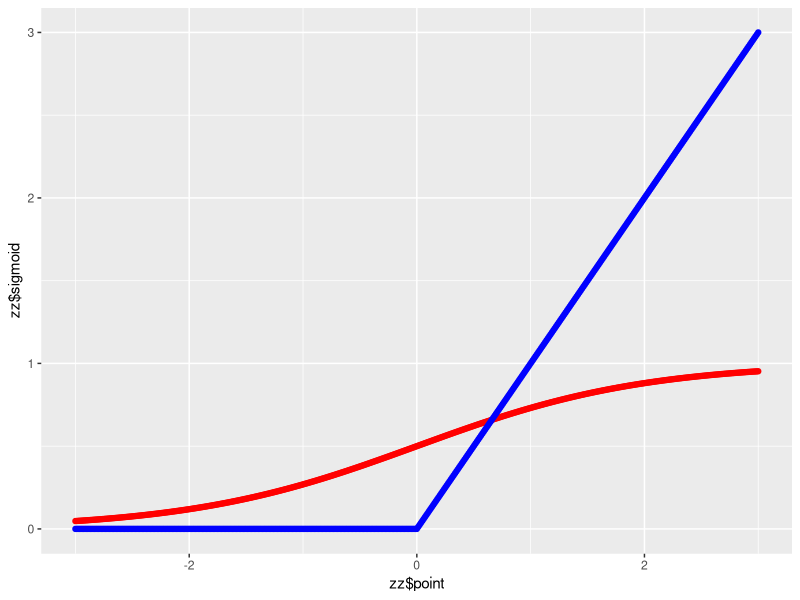

Recreate this plot in R.
library("ggplot2")

x <- seq(-3, 3, length.out = 501)

sigmoid <- function(x){
  y = exp(-x)
  return(data.frame(sigmoid=1/(1+y), point=x))
}

zz <- sigmoid(x)
relu <- function(x){
  y = c(length(x))
  y[x<0]=0
  y[x>=0]=x[x>=0]
  return(data.frame(relu=y, point=x))
}

zz <- merge(zz,relu(x), by="point")

#sigmoid plot
a <- ggplot(zz)+geom_point(aes(y=zz$sigmoid, x=zz$point), color="red")

#relu plot
a <- a+geom_point(aes(y=zz$relu, x=zz$point), color="blue")
a